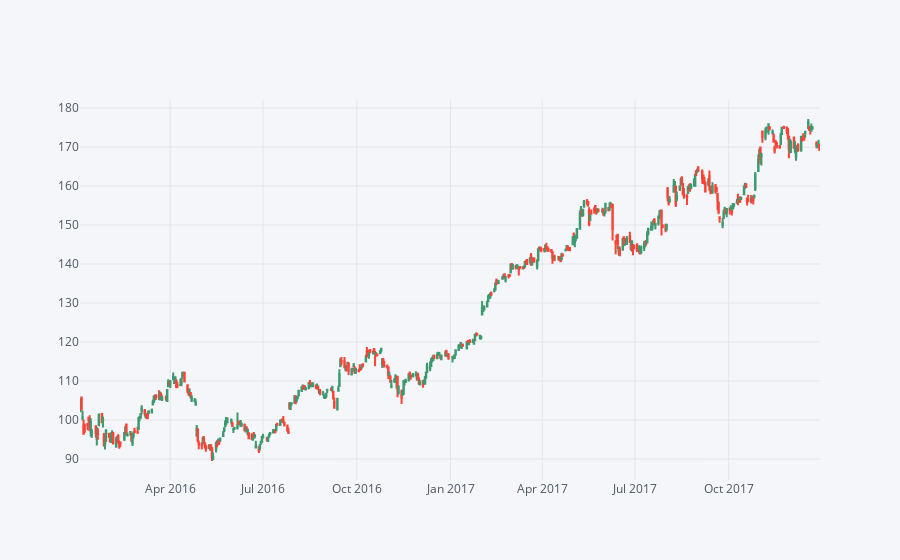
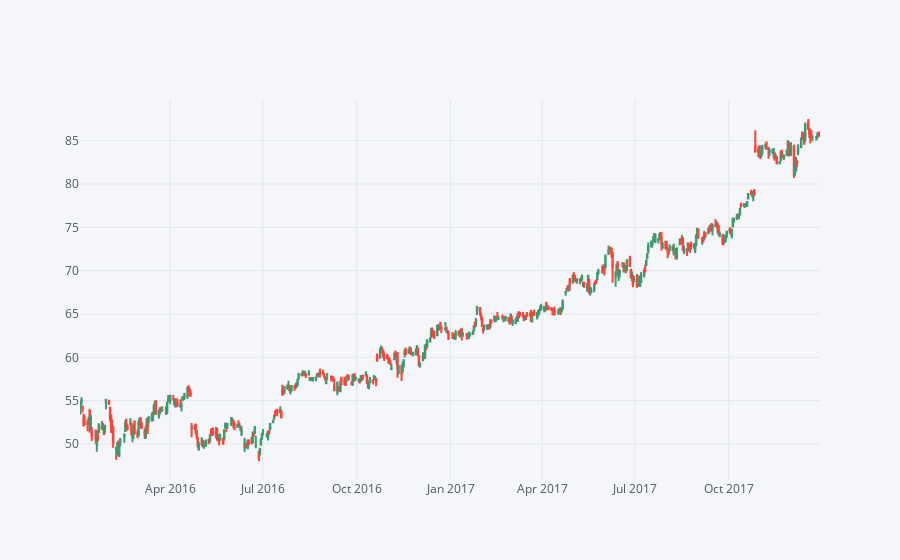
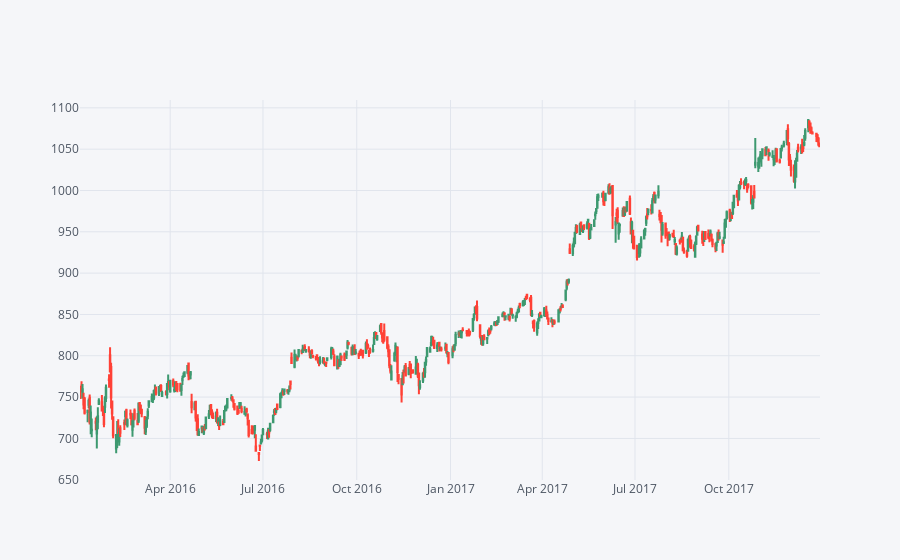
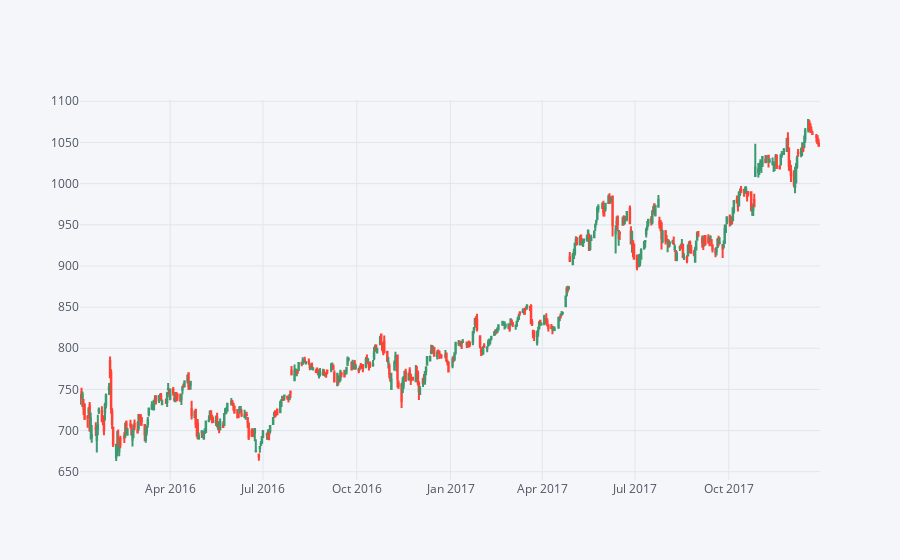

Source (notebook cell) for these figures, in order:
### Code cell
#plot candlestick chart for every ticker
for t in ticker5:
    ticker_wise[t][['Open', 'High', 'Low', 'Close']].loc['2016-01-01':'2017-12-31'].iplot(kind='candle')

### Figure 1 — Plotly figure (JSON) as saved in the notebook; plotly's stock layout.template omitted (floating-point values rounded to 4 significant figures; data arrays with more than 128 entries replaced by an {"elided": "..."} marker saying what was removed)
{"data": [{"close": {"elided": "502 float values"}, "high": {"elided": "502 float values"}, "low": {"elided": "502 float values"}, "open": {"elided": "502 float values"}, "showlegend": false, "type": "candlestick", "x": {"elided": "502 str values"}, "yaxis": "y2"}], "layout": {"legend": {"bgcolor": "#F5F6F9", "font": {"color": "#4D5663"}}, "paper_bgcolor": "#F5F6F9", "plot_bgcolor": "#F5F6F9", "title": {"font": {"color": "#4D5663"}}, "xaxis": {"gridcolor": "#E1E5ED", "rangeslider": {"visible": false}, "showgrid": true, "tickfont": {"color": "#4D5663"}, "title": {"font": {"color": "#4D5663"}, "text": ""}, "zerolinecolor": "#E1E5ED"}, "yaxis": {"gridcolor": "#E1E5ED", "showgrid": true, "showticklabels": false, "tickfont": {"color": "#4D5663"}, "title": {"font": {"color": "#4D5663"}, "text": ""}, "zerolinecolor": "#E1E5ED"}, "yaxis2": {"gridcolor": "#E1E5ED", "showgrid": true, "tickfont": {"color": "#4D5663"}, "title": {"font": {"color": "#4D5663"}, "text": ""}, "zerolinecolor": "#E1E5ED"}}}

### Figure 2 — Plotly figure (JSON) as saved in the notebook; plotly's stock layout.template omitted (floating-point values rounded to 4 significant figures; data arrays with more than 128 entries replaced by an {"elided": "..."} marker saying what was removed)
{"data": [{"close": {"elided": "502 float values"}, "high": {"elided": "502 float values"}, "low": {"elided": "502 float values"}, "open": {"elided": "502 float values"}, "showlegend": false, "type": "candlestick", "x": {"elided": "502 str values"}, "yaxis": "y2"}], "layout": {"legend": {"bgcolor": "#F5F6F9", "font": {"color": "#4D5663"}}, "paper_bgcolor": "#F5F6F9", "plot_bgcolor": "#F5F6F9", "title": {"font": {"color": "#4D5663"}}, "xaxis": {"gridcolor": "#E1E5ED", "rangeslider": {"visible": false}, "showgrid": true, "tickfont": {"color": "#4D5663"}, "title": {"font": {"color": "#4D5663"}, "text": ""}, "zerolinecolor": "#E1E5ED"}, "yaxis": {"gridcolor": "#E1E5ED", "showgrid": true, "showticklabels": false, "tickfont": {"color": "#4D5663"}, "title": {"font": {"color": "#4D5663"}, "text": ""}, "zerolinecolor": "#E1E5ED"}, "yaxis2": {"gridcolor": "#E1E5ED", "showgrid": true, "tickfont": {"color": "#4D5663"}, "title": {"font": {"color": "#4D5663"}, "text": ""}, "zerolinecolor": "#E1E5ED"}}}

### Figure 3 — Plotly figure (JSON) as saved in the notebook; plotly's stock layout.template omitted (floating-point values rounded to 4 significant figures; data arrays with more than 128 entries replaced by an {"elided": "..."} marker saying what was removed)
{"data": [{"close": {"elided": "502 float values"}, "high": {"elided": "502 float values"}, "low": {"elided": "502 float values"}, "open": {"elided": "502 float values"}, "showlegend": false, "type": "candlestick", "x": {"elided": "502 str values"}, "yaxis": "y2"}], "layout": {"legend": {"bgcolor": "#F5F6F9", "font": {"color": "#4D5663"}}, "paper_bgcolor": "#F5F6F9", "plot_bgcolor": "#F5F6F9", "title": {"font": {"color": "#4D5663"}}, "xaxis": {"gridcolor": "#E1E5ED", "rangeslider": {"visible": false}, "showgrid": true, "tickfont": {"color": "#4D5663"}, "title": {"font": {"color": "#4D5663"}, "text": ""}, "zerolinecolor": "#E1E5ED"}, "yaxis": {"gridcolor": "#E1E5ED", "showgrid": true, "showticklabels": false, "tickfont": {"color": "#4D5663"}, "title": {"font": {"color": "#4D5663"}, "text": ""}, "zerolinecolor": "#E1E5ED"}, "yaxis2": {"gridcolor": "#E1E5ED", "showgrid": true, "tickfont": {"color": "#4D5663"}, "title": {"font": {"color": "#4D5663"}, "text": ""}, "zerolinecolor": "#E1E5ED"}}}

### Figure 4 — Plotly figure (JSON) as saved in the notebook; plotly's stock layout.template omitted (floating-point values rounded to 4 significant figures; data arrays with more than 128 entries replaced by an {"elided": "..."} marker saying what was removed)
{"data": [{"close": {"elided": "502 float values"}, "high": {"elided": "502 float values"}, "low": {"elided": "502 float values"}, "open": {"elided": "502 float values"}, "showlegend": false, "type": "candlestick", "x": {"elided": "502 str values"}, "yaxis": "y2"}], "layout": {"legend": {"bgcolor": "#F5F6F9", "font": {"color": "#4D5663"}}, "paper_bgcolor": "#F5F6F9", "plot_bgcolor": "#F5F6F9", "title": {"font": {"color": "#4D5663"}}, "xaxis": {"gridcolor": "#E1E5ED", "rangeslider": {"visible": false}, "showgrid": true, "tickfont": {"color": "#4D5663"}, "title": {"font": {"color": "#4D5663"}, "text": ""}, "zerolinecolor": "#E1E5ED"}, "yaxis": {"gridcolor": "#E1E5ED", "showgrid": true, "showticklabels": false, "tickfont": {"color": "#4D5663"}, "title": {"font": {"color": "#4D5663"}, "text": ""}, "zerolinecolor": "#E1E5ED"}, "yaxis2": {"gridcolor": "#E1E5ED", "showgrid": true, "tickfont": {"color": "#4D5663"}, "title": {"font": {"color": "#4D5663"}, "text": ""}, "zerolinecolor": "#E1E5ED"}}}
